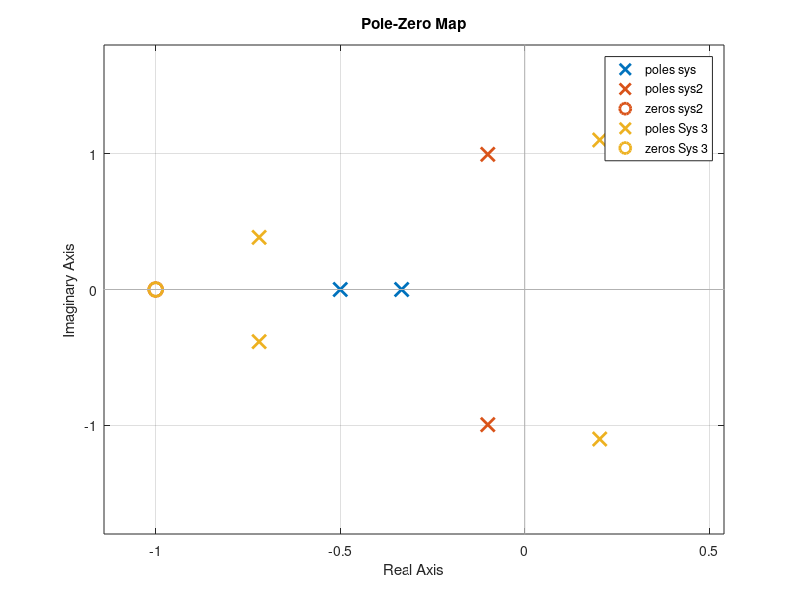
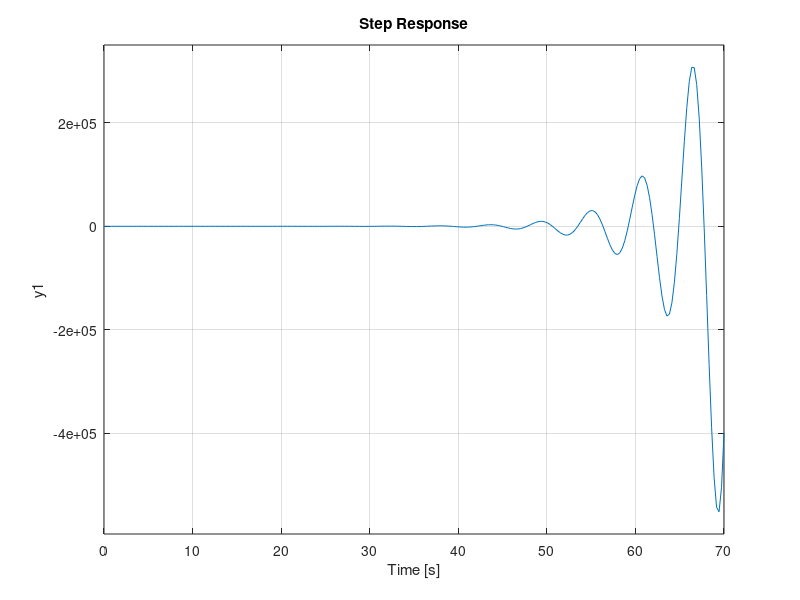

MATLAB code to generate these figures, in order:
T1 = 3;
T2 = 2;
s = tf('s');
sys = 2 / ((1+s*T1) * (1+ s* T2));
sys2 = (2 * (s + 1)) / (s^2 + 0.2 * s + 1);
sys3 = (sys * sys2) / (1 + sys * sys2);

zero(sys);
zero(sys2);
zero(sys3);
disp('Les poles de sys sont : ');
pole(sys)
pause(1);
disp('Les poles de sys2 sont : ');
pole(sys2)
pause(1);
disp('Les poles de sys3 sont : ');
pole(sys3)
pause(1);
pzmap(sys,sys2,minreal(sys3));
figure
step(sys3)
%residue(sys3)
